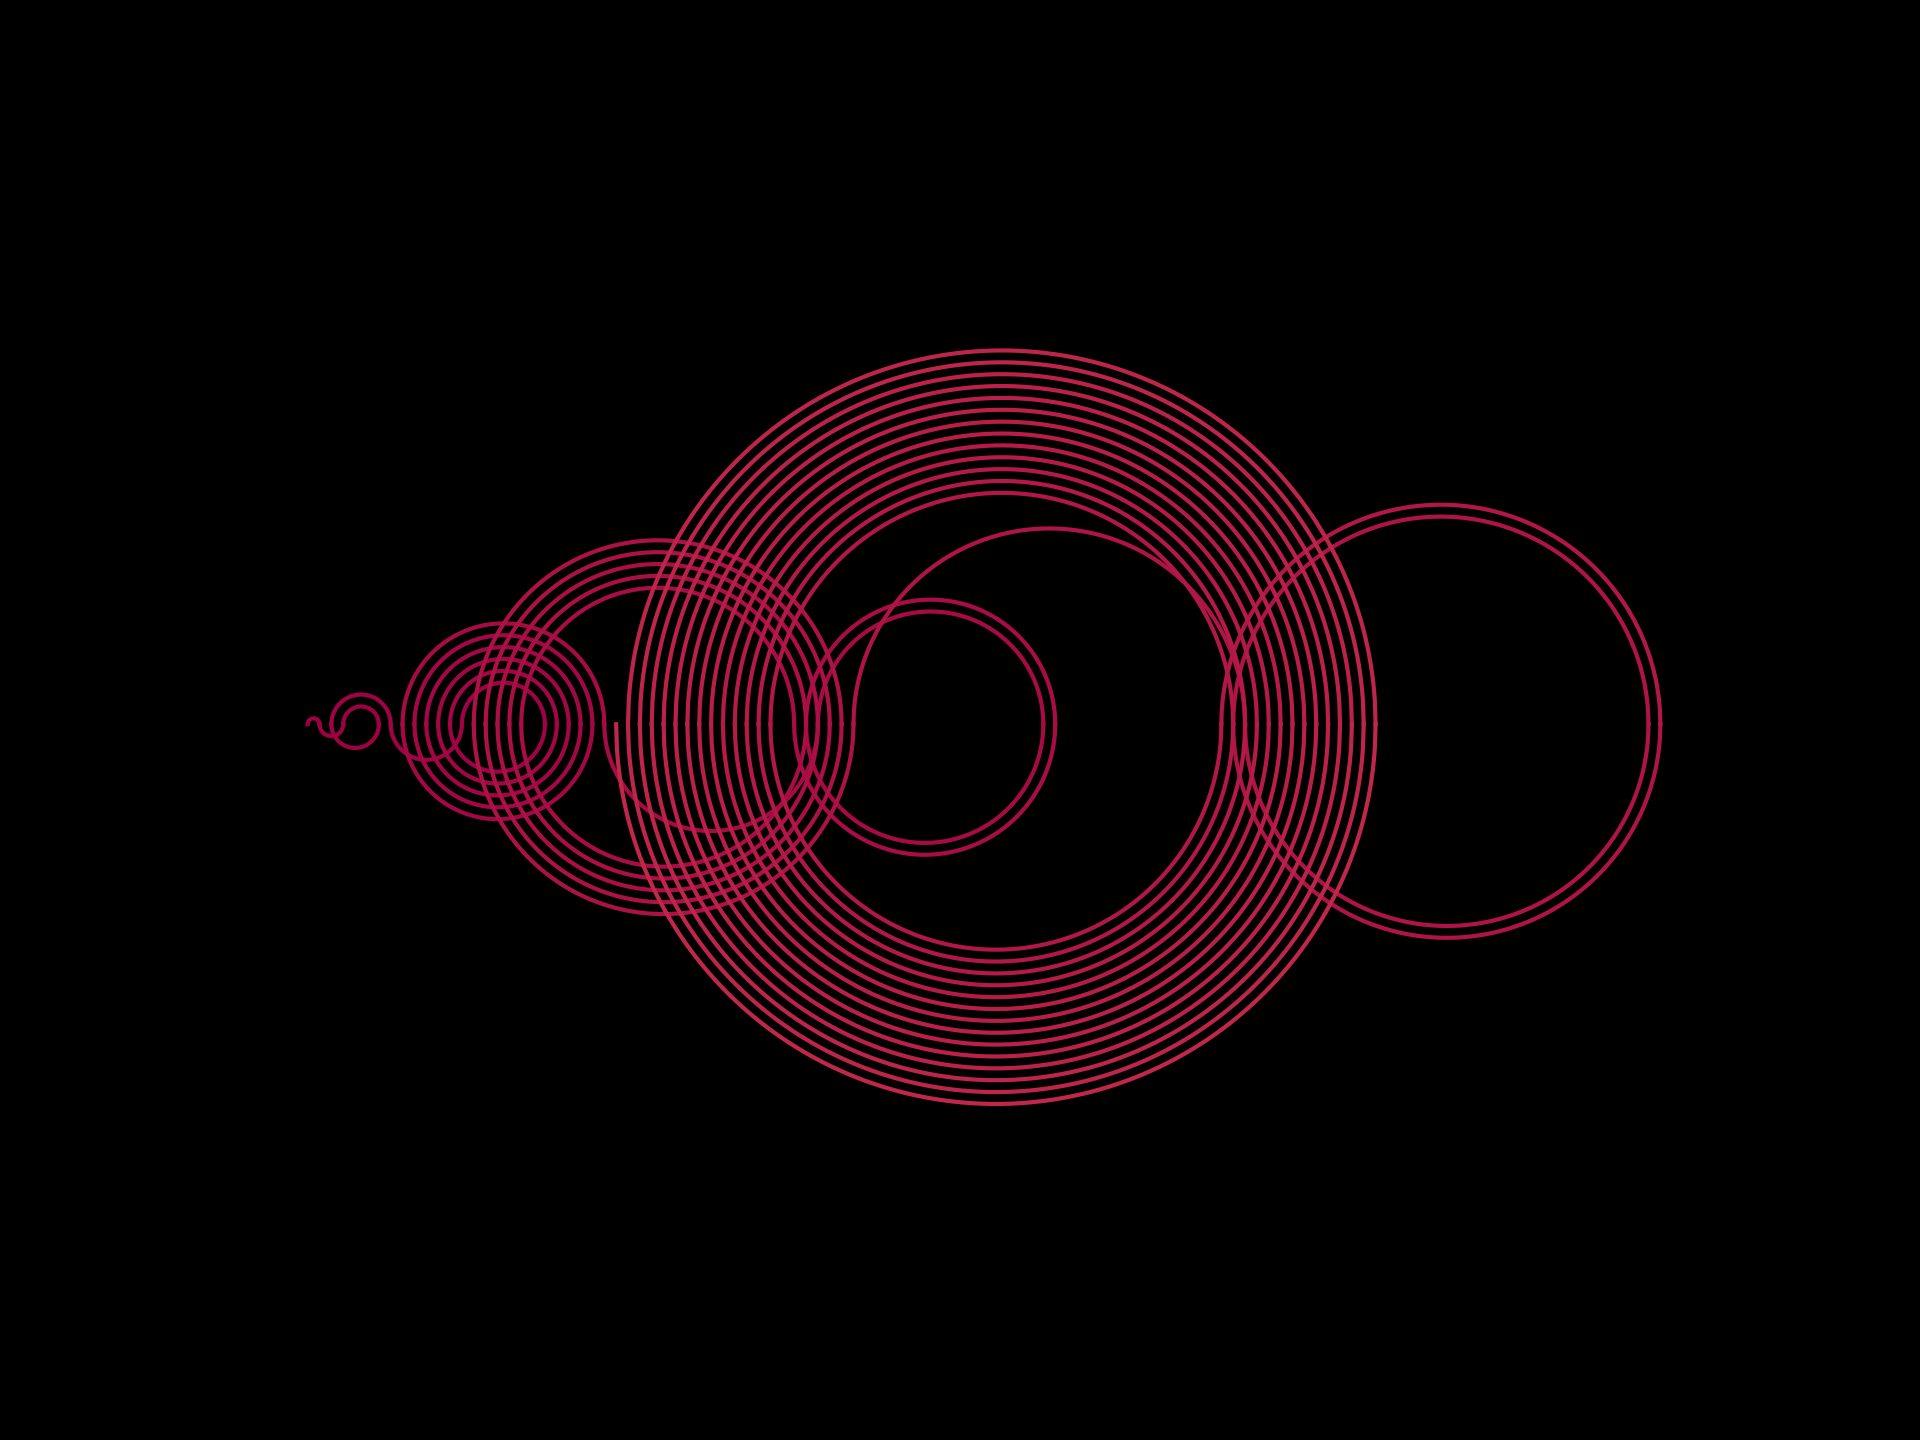

This chart was generated by the following Python code:
import os
import numpy as np
import matplotlib.pyplot as plt
from matplotlib import animation
from matplotlib.animation import PillowWriter

n = 1000
speed = 0.3
aa = [0]
for i in range(1, n):
    
    t1 = aa[-1] - i
    t2 = aa[-1] + i
    if (t1 > 0) * (t1 not in aa):
        aa.append(t1)
    else:
        aa.append(t2)

def add_to_plot(i):
    # Arc centre and radius.
    c, r = (aa[i+1] + aa[i]) / 2, abs(aa[i+1] - aa[i]) / 2
    x = np.linspace(-r, r, 1000)
    y = np.sqrt(r**2 - x**2) * (-1)**i
    color = plt.colormaps['Spectral'](i/n)
    ax.plot(x+c, y, c=color, lw=1)

# Equal aspect ratio Figure with black background and no axes.
fig, ax = plt.subplots(facecolor='k')
ax.axis('equal')
ax.axis('off')

# Colour the lines sequentially from a Matplotlib colormap.
cm = plt.colormaps['Spectral']

for i in range(0, 66-2):
    add_to_plot(i)

plt.savefig('recaman.png', dpi=300)

def animate(i):
    # Arc centre and radius.
    c, r = (aa[i+1] + aa[i]) / 2, abs(aa[i+1] - aa[i]) / 2
    x = np.linspace(-r, r, 1000)
    y = np.sqrt(r**2 - x**2) * (-1)**i
    color = plt.colormaps['Spectral'](i/n)
    ax.plot(x+c, y, c=color, lw=1)
    
    # Clear the previous text
    for txt in ax.texts:
        txt.set_visible(False)
    # Display the current value of the Recaman sequence
    ax.text(0.05, 0.95, f'Value: {aa[i]}', transform=ax.transAxes, fontsize=12, verticalalignment='top', color='white')

# Equal aspect ratio Figure with black background and no axes.
fig, ax = plt.subplots(facecolor='k')
ax.axis('equal')
ax.axis('off')

ani = animation.FuncAnimation(fig, animate, frames=n-2, interval=50)

# Ensure output directory exists
output_dir = os.path.join(os.path.dirname(__file__), '../../output')
output_dir = r'C:\Users\Dell\Desktop\saddle\recaman\output'
os.makedirs(output_dir, exist_ok=True)

ani.save(os.path.join(output_dir, 'recman.mp4'), writer='ffmpeg', fps=1/speed, dpi=200)

from scipy.io import wavfile
from IPython.display import Audio

def get_piano_freq(n):
    return 2**((n-49)/12) * 440

# # Major Scale
# freqs = np.array([65.41, 73.42, 82.41, 87.31, 98, 110, 123.47, 
#                   130.81, 146.83, 164.81, 174.61, 196, 220, 246.94, 
#                   261.63, 293.66, 329.63, 349.23, 392, 440, 493.88, 523.25, 
#                   587.33, 659.25, 698.46, 783.99, 880, 987.77, 1046.5])

# # Whole Tone Scale
# freqs = np.array([65.41, 73.42, 82.41, 92.5, 103.83, 116.54, 130.81, 
#                   146.83, 164.81, 185, 207.65, 233.08, 261.63, 293.66, 
#                   329.63, 369.99, 415.3, 466.16, 523.25, 587.33, 659.25, 
#                   739.99, 830.61, 932.33, 1046.5])

# # Diminished Scale
# freqs = np.array([get_piano_freq(n) for n in range(40, 80)])


# Pentatonic
freqs = np.array([65.41, 73.42, 82.41, 98, 110, 130.81, 
                  146.83, 164.81, 196, 220, 261.63, 293.66, 329.63,
                  392, 440, 523.25, 587.33, 659.25, 783.99])

# Minor Blues
freqs = np.array([65.41, 77.78, 87.31, 92.5, 98, 116.54, 130.81, 155.56, 
                  174.61, 185, 196, 233.06, 261.63, 311.13, 349.23,
                  369.99, 392, 466.16, 523.25, 622.25, 698.46, 783.99])

# Chromatic
freqs = np.array([get_piano_freq(n) for n in range(40)])
max_freq = 600

sr = 2*4096   # sample rate corresponding to one sec
ns = speed  # length of tone in sec
dd = []
for i in range(n):
    f1 = freqs[aa[i]%len(freqs)]
    x1 = np.linspace(0, ns*2*np.pi*f1, int(ns*sr))
    signal = np.sum(np.array([(1/(1.7)**i) * np.sin(i*x1) for i in range(10)]), axis=0)
    dd.append(signal)
dd = np.array(dd).ravel()
wavfile.write('recaman_chrom.wav', sr, dd.astype('float32'))
Audio('recaman_chrom.wav')



print("created the recman at " + output_dir)
